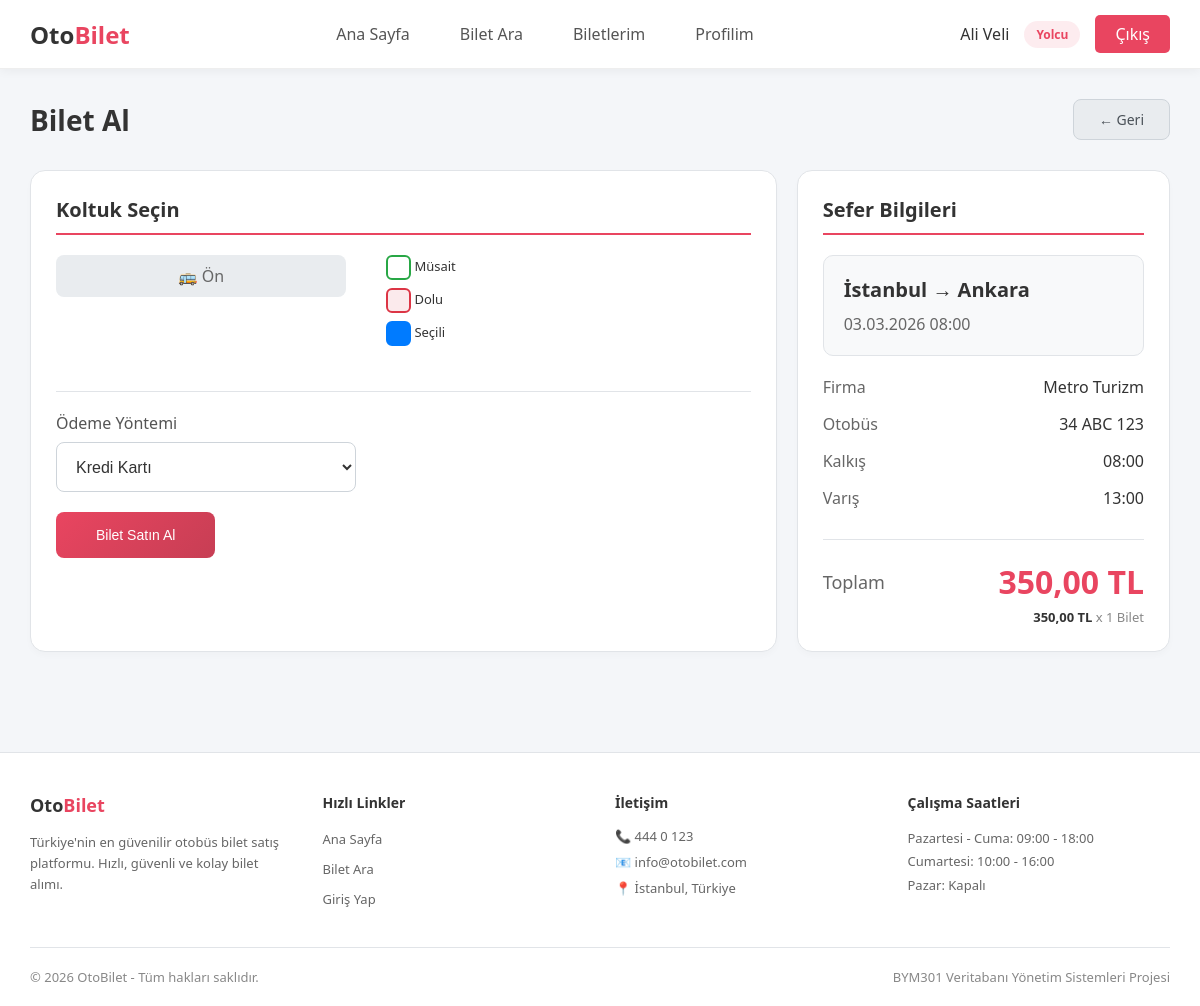
/passenger/book.php?schedule_id=1 (signed in), run on the app's committed database.
### tables this page shows
CREATE TABLE schedules (
    id INT PRIMARY KEY AUTO_INCREMENT,
    route_id INT NOT NULL,
    bus_id INT NOT NULL,
    driver_id INT,
    departure_time DATETIME NOT NULL,
    arrival_time DATETIME NOT NULL,
    price DECIMAL(10,2) NOT NULL,
    status ENUM('scheduled', 'departed', 'completed', 'cancelled') DEFAULT 'scheduled',
    created_at TIMESTAMP DEFAULT CURRENT_TIMESTAMP,
    FOREIGN KEY (route_id) REFERENCES routes(id),
    FOREIGN KEY (bus_id) REFERENCES buses(id),
    FOREIGN KEY (driver_id) REFERENCES users(id)
);

CREATE TABLE cities (
    id INT PRIMARY KEY AUTO_INCREMENT,
    name VARCHAR(100) NOT NULL UNIQUE,
    plate_code VARCHAR(10),
    created_at TIMESTAMP DEFAULT CURRENT_TIMESTAMP
);

CREATE TABLE bus_companies (
    id INT PRIMARY KEY AUTO_INCREMENT,
    name VARCHAR(100) NOT NULL UNIQUE,
    logo_url VARCHAR(255),
    phone VARCHAR(20),
    email VARCHAR(100),
    is_active TINYINT(1) DEFAULT 1,
    created_at TIMESTAMP DEFAULT CURRENT_TIMESTAMP
);

CREATE TABLE buses (
    id INT PRIMARY KEY AUTO_INCREMENT,
    company_id INT NOT NULL,
    plate_number VARCHAR(20) NOT NULL UNIQUE,
    model VARCHAR(100),
    capacity INT NOT NULL DEFAULT 40,
    has_wifi TINYINT(1) DEFAULT 0,
    has_tv TINYINT(1) DEFAULT 0,
    is_active TINYINT(1) DEFAULT 1,
    created_at TIMESTAMP DEFAULT CURRENT_TIMESTAMP,
    FOREIGN KEY (company_id) REFERENCES bus_companies(id)
);

### includes/functions.php (called while the page is built, shortened)
<?php
function sanitize($input) {
    return htmlspecialchars(trim($input), ENT_QUOTES, 'UTF-8');
}
function formatTime($date) {
    return date('H:i', strtotime($date));
}
function formatDateTime($date) {
    return date('d.m.Y H:i', strtotime($date));
}
function formatMoney($amount) {
    return number_format($amount, 2, ',', '.') . ' TL';
}

### passenger/book.php (the view, shortened to what this page needs)
<?php
require_once __DIR__ . '/../includes/functions.php';
$database = new Database();
$db = $database->getConnection();
$schedule_id = isset($_GET['schedule_id']) ? intval($_GET['schedule_id']) : 0;
$stmt = $db->prepare("
    SELECT s.*, c1.name as from_city, c2.name as to_city,
           b.plate_number, b.capacity, bc.name as company_name, b.id as bus_id
    FROM schedules s
    INNER JOIN routes r ON s.route_id = r.id
    INNER JOIN cities c1 ON r.from_city_id = c1.id
    INNER JOIN cities c2 ON r.to_city_id = c2.id
    INNER JOIN buses b ON s.bus_id = b.id
    INNER JOIN bus_companies bc ON b.company_id = bc.id
    WHERE s.id = ? AND s.status = 'scheduled' AND s.departure_time > NOW()
");
$stmt->execute([$schedule_id]);
$schedule = $stmt->fetch(PDO::FETCH_ASSOC);
require_once __DIR__ . '/../includes/header.php';
?>
<div class="page-header">
    <h1 class="page-title">Bilet Al</h1>
    <a href="search.php" class="btn btn-secondary">← Geri</a>
</div>
<div style="display: grid; grid-template-columns: 2fr 1fr; gap: 20px;">
    <div class="card">
        <h3 class="card-title">Koltuk Seçin</h3>
        <form method="POST" id="bookingForm">
            <div style="display: flex; gap: 40px;">
                <div>
                    <div style="text-align: center; margin-bottom: 20px; padding: 10px; background: #e9ecef; border-radius: 8px;">
                        <span style="color: #666;">🚌 Ön</span>
                    </div>
                </div>
                <div style="font-size: 13px;">
                    <div style="margin-bottom: 15px;">
                        <div style="margin-bottom: 8px;"><span style="display: inline-block; width: 25px; height: 25px; background: #fff; border: 2px solid #28a745; border-radius: 6px; vertical-align: middle;"></span> Müsait</div>
                        <div style="margin-bottom: 8px;"><span style="display: inline-block; width: 25px; height: 25px; background: rgba(220,53,69,0.1); border: 2px solid #dc3545; border-radius: 6px; vertical-align: middle;"></span> Dolu</div>
                        <div><span style="display: inline-block; width: 25px; height: 25px; background: #007bff; border: 2px solid #007bff; border-radius: 6px; vertical-align: middle;"></span> Seçili</div>
                    </div>
                </div>
            </div>
            <div style="margin-top: 30px; padding-top: 20px; border-top: 1px solid #e1e4e8;">
                <div class="form-group">
                    <label>Ödeme Yöntemi</label>
                    <select name="payment_method" class="form-control" style="max-width: 300px;">
                        <option value="credit_card">Kredi Kartı</option>
                    </select>
                </div>
                <button type="submit" class="btn btn-primary" style="padding: 15px 40px;">Bilet Satın Al</button>
            </div>
        </form>
    </div>
    <div class="card">
        <h3 class="card-title">Sefer Bilgileri</h3>
        <div style="padding: 20px; background: #f8f9fa; border: 1px solid #e1e4e8; border-radius: 10px; margin-bottom: 20px;">
            <div style="font-size: 20px; font-weight: bold; color: #333; margin-bottom: 10px;">
                <?php echo sanitize($schedule['from_city']); ?> → <?php echo sanitize($schedule['to_city']); ?>
            </div>
            <div style="color: #666;">
                <?php echo formatDateTime($schedule['departure_time']); ?>
            </div>
        </div>
        <div style="display: flex; flex-direction: column; gap: 15px;">
            <div style="display: flex; justify-content: space-between;">
                <span style="color: #666;">Firma</span>
                <span style="color: #333;"><?php echo sanitize($schedule['company_name']); ?></span>
            </div>
            <div style="display: flex; justify-content: space-between;">
                <span style="color: #666;">Otobüs</span>
                <span style="color: #333;"><?php echo sanitize($schedule['plate_number']); ?></span>
            </div>
            <div style="display: flex; justify-content: space-between;">
                <span style="color: #666;">Kalkış</span>
                <span style="color: #333;"><?php echo formatTime($schedule['departure_time']); ?></span>
            </div>
            <div style="display: flex; justify-content: space-between;">
                <span style="color: #666;">Varış</span>
                <span style="color: #333;"><?php echo formatTime($schedule['arrival_time']); ?></span>
            </div>
        </div>
        <div style="margin-top: 30px; padding-top: 20px; border-top: 1px solid #e1e4e8;">
            <div style="display: flex; justify-content: space-between; align-items: center;">
                <span style="color: #666; font-size: 18px;">Toplam</span>
                <span id="totalPrice" style="font-size: 32px; font-weight: bold; color: #e94560;"><?php echo formatMoney($schedule['price']); ?></span>
            </div>
            <div style="text-align: right; margin-top: 5px; font-size: 13px; color: #888;">
                <span style="color: #333; font-weight: bold;"><?php echo formatMoney($schedule['price']); ?></span> x 1 Bilet
            </div>
            </div>
        </div>
    </div>
</div>
<?php require_once __DIR__ . '/../includes/footer.php'; ?>

### includes/header.php (style rules this page uses)
* { margin: 0; padding: 0; box-sizing: border-box; }
body { font-family: 'Segoe UI', Tahoma, Geneva, Verdana, sans-serif; background: #f4f6f9; min-height: 100vh; color: #333; }
.card { background: #ffffff; border-radius: 15px; padding: 25px; margin-bottom: 20px; border: 1px solid #e1e4e8; box-shadow: 0 4px 6px rgba(0,0,0,0.02); }
.card-title { color: #333; font-size: 20px; margin-bottom: 20px; padding-bottom: 10px; border-bottom: 2px solid #e94560; }
.btn { display: inline-block; padding: 10px 25px; border-radius: 8px; text-decoration: none; cursor: pointer; border: none; font-size: 14px; transition: all 0.3s ease; }
.btn-primary { background: linear-gradient(135deg, #e94560, #c73e54); color: #fff; }
.btn-secondary { background: #e9ecef; color: #495057; border: 1px solid #ced4da; }
.form-group { margin-bottom: 20px; }
.form-group label { display: block; margin-bottom: 8px; color: #555; font-weight: 500; }
.form-control { width: 100%; padding: 12px 15px; border: 1px solid #ced4da; border-radius: 8px; background: #fff; color: #333; font-size: 16px; transition: all 0.3s ease; min-height: 50px; }
.form-control option { background: #fff; color: #333; }
.page-header { display: flex; justify-content: space-between; align-items: center; margin-bottom: 30px; }
.page-title { color: #333; font-size: 28px; font-weight: 600; }

### data on the page
schedules: cities.name "İstanbul", cities.name "Ankara", departure_time "03.03.2026 08:00", bus_companies.name "Metro Turizm", bus.plate_number "34 ABC 123", departure_time "08:00", arrival_time "13:00", price "350,00 TL"

### other printed values
$current_user['full_name'] "Ali Veli"
$current_user['user_type'] "Yolcu"
